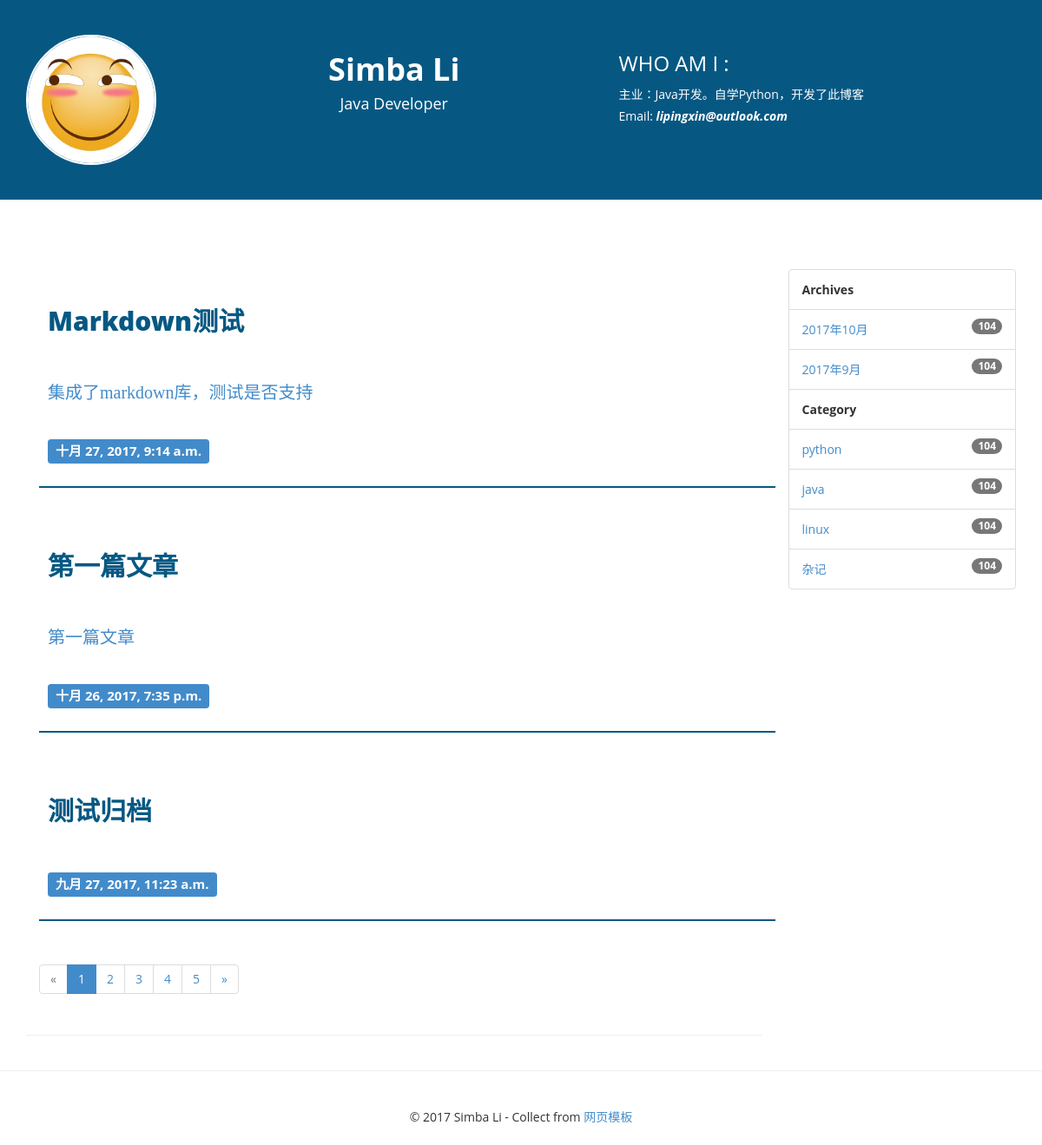
The page / on the database its author committed.
### blog/models.py (models this page shows, shortened)
class Post(models.Model):
    title = models.CharField(max_length=70)
    body = models.TextField()
    create_time = models.DateTimeField(auto_now_add=True)
    modified_time = models.DateTimeField(auto_now=True)
    excerpt = models.CharField(max_length=200, blank=True)
    category = models.ForeignKey(Category)
    tags = models.ManyToManyField(Tag, blank=True)
    author = models.ForeignKey(User)
    is_delete = models.IntegerField(default=1)
    def get_absolute_url(self):
        return reverse('blog:detail', kwargs={'pk': self.pk})

class Category(models.Model):
    name = models.CharField(max_length=100)

### blog/views.py (the view)
# urls.py: url(r'^$', views.index, name='index'),
def index(request):
    posts = Post.objects.all().order_by('-create_time')
    return render(request, 'blog/index.html', context={'posts': posts})

### blog/templatetags/blog_tags.py (called while the page is built)
@register.simple_tag()
def archives():
    return Post.objects.dates('create_time', 'month', order='DESC')

@register.simple_tag()
def get_categories():
    return Category.objects.all()

### templates/blog/index.html (shortened to what this page needs)
{% extends 'layout.html' %}
{% block main %}
<section>
    <div class="container">
        <div class="row">
            <div class="col-md-9">
                {% for post in posts %}
                <div class="blog-main">
                    <a href="{{ post.get_absolute_url }}">
                        <div class="heading-blog">
                            {{ post.title }}
                        </div>
                    </a>
                    {% if post.excerpt %}
                    <a href="{{ post.get_absolute_url }}">
                        <div class="blog-txt">
                            {{ post.excerpt }}
                        </div>
                    </a>
                    {% endif %}
                    <div class="blog-info">
                        <span class="label label-primary">{{ post.create_time }}</span>
                    </div>
                </div>
                {% empty %}
                    <div>还没有发布的文章</div>
                {% endfor %}
                <nav>
                    <ul class="pagination">
                        <li class="disabled"><a href="#"><span aria-hidden="true">&laquo;</span><span class="sr-only">Previous</span></a>
                        </li>
                        <li class="active"><a href="#">1 <span class="sr-only">(current)</span></a></li>
                        <li><a href="#">2 </a></li>
                        <li><a href="#">3 </a></li>
                        <li><a href="#">4 </a></li>
                        <li><a href="#">5 </a></li>
                        <li><a href="#"><span aria-hidden="true">&raquo;</span><span class="sr-only">Next</span></a>
                        </li>
                    </ul>
                </nav>
            </div>
        </div>
    </div>
</section>
<hr/>
{% endblock main %}

### templates/layout.html (shortened to what this page needs)
{% load staticfiles %}
{% load blog_tags %}
<!DOCTYPE html>
<html xmlns="http://www.w3.org/1999/xhtml">
<head>
    <link href="{% static 'blog/css/bootstrap.css' %}" rel="stylesheet"/>
    <link href="{% static 'blog/css/font-awesome.css' %}" rel="stylesheet"/>
    <link href="{% static 'blog/css/style.css' %}" rel="stylesheet"/>
    <link href="{% static 'blog/css/highlights/github.css' %}" rel="stylesheet">
</head>
<body>
<section class="header-section">
    <div class="container">
        <div class="row">
            <div class="col-md-2">
                <img src="{% static 'blog/img/headimage.jpg' %}" class="img-circle img-responsive"/>
            </div>
            <div class="col-md-5 text-center">
                <h1><strong>Simba Li </strong></h1>
                <h4>Java Developer</h4>
            </div>
            <div class="col-md-5">
                <h3>WHO AM I :</h3>
                主业：Java开发。自学Python，开发了此博客
                <br />
                Email: <i><strong>lipingxin@outlook.com</strong></i>
            </div>
        </div>
    </div>
</section>
<section>
    <div class="container">
        <div class="row">
            <div class="col-md-2 spon-txt"></div>
        </div>
    </div>
</section>
<section>
    <div class="container">
        <div class="row">
            <div class="col-md-9">
            {% block main %}
            {% endblock main %}
            </div>
            <div class="col-md-3">
                <ul class="list-group">
                    <li class="list-group-item">
                        <strong>Archives</strong>
                    </li>
                    {% archives as date_list %}
                    {% for date in date_list %}
                    <li class="list-group-item">
                        <span class="badge">104</span>
                        <a href="{% url 'blog:archive' date.year date.month %}">
                            {{ date.year }}年{{ date.month }}月
                        </a>
                    </li>
                    {% empty %}
                        <li class="list-group-item">
                            <span class="badge">104</span>暂无归档
                        </li>
                    {% endfor %}
                    <li class="list-group-item">
                        <strong>Category</strong>
                    </li>
                    {% get_categories as categories %}
                    {% for category in categories %}
                        <li class="list-group-item">
                            <span class="badge">104</span>
                            <a href="{% url 'blog:category' category.pk %}">
                                {{ category.name }}
                            </a>
                        </li>
                    {% endfor %}
                </ul>
                <br/>
            </div>
        </div>
    </div>
</section>
<hr/>
<div class="container">
    <div class="row">
        <div class="col-md-12 text-center set-foot">
            &copy 2017 Simba Li - Collect from <a
                href="http://www.cssmoban.com/" title="网页模板" target="_blank">网页模板</a>
        </div>
    </div>
</div>
</body>
</html>

### blog/static/blog/css/style.css (style rules this page uses)
﻿ html, body { padding-top:0px; margin:0px; }
body { font-family: 'Open Sans', sans-serif; line-height:25px; font-size:14px; }
.header-section { background-color:#065883; color:#fff; padding:40px 5px; }
.header-section img { max-width:150px; border:2px solid #fff; }
.spon-txt { padding:40px 5px; font-size:25px; font-weight:800; }
.blog-main { padding:10px 5px; border-bottom:2px solid #065883; margin-bottom:30px; }
.heading-blog { font-size:30px; color:#065883; font-weight:800; padding:30px 5px; line-height:40px; }
.blog-info { padding:20px 5px; font-size:20px; font-weight:normal; }
.blog-txt { padding:20px 5px; font-family:Andalus ; font-size:20px; font-weight:normal; }
.set-foot { padding:20px 5px; }

### rows shown on the page
Post: title "Markdown测试", excerpt "集成了markdown库，测试是否支持", create_time "十月 27, 2017, 9:14 a.m."
Post: title "第一篇文章", excerpt "第一篇文章", create_time "十月 26, 2017, 7:35 p.m."
Post: title "测试归档", create_time "九月 27, 2017, 11:23 a.m."
Category: name "python"
Category: name "java"
Category: name "linux"
Category: name "杂记"

### other values the page prints
{{ date.year }} "2017" "2017"
{{ date.month }} "10" "9"
